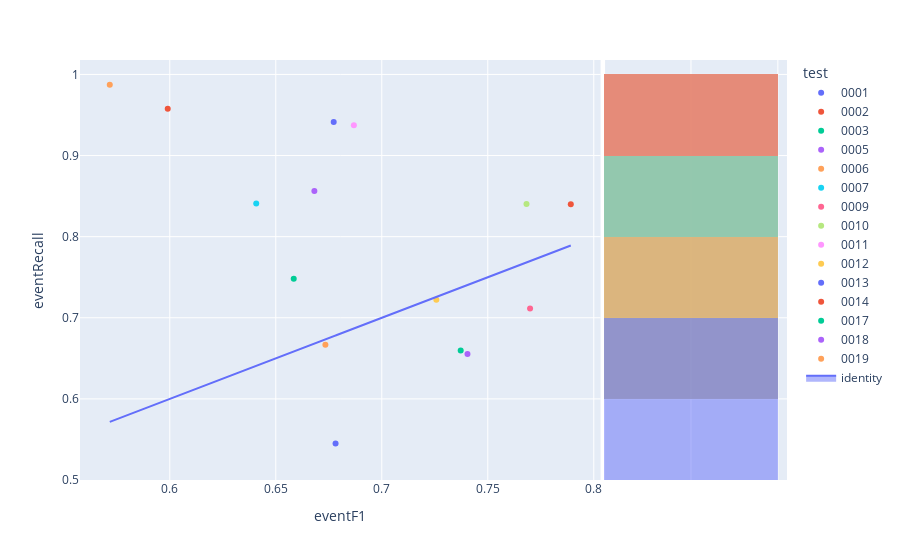

Write notebook code for a chart like this one.
### Code cell
fig=px.scatter(experimentModels,x='eventF1',y='eventRecall',color='test',hover_name='modelId', marginal_y="histogram")
fig.add_trace(
    go.Scatter(x=experimentModels['eventF1'], y=experimentModels['eventF1'], name="identity", mode='lines',fill="toself")
)
fig.show()

### Figure 1 — Plotly figure (JSON) as saved in the notebook; plotly's stock layout.template omitted (floating-point values rounded to 4 significant figures)
{"data": [{"hovertemplate": "<b>%{hovertext}</b><br><br>test=0001<br>eventF1=%{x}<br>eventRecall=%{y}<extra></extra>", "hovertext": ["d51d037b-304a-48df-970e-58aac592ac87"], "legendgroup": "0001", "marker": {"color": "#636efa", "symbol": "circle"}, "mode": "markers", "name": "0001", "orientation": "v", "showlegend": true, "type": "scatter", "x": [0.6782], "xaxis": "x", "y": [0.545], "yaxis": "y"}, {"alignmentgroup": "True", "bingroup": "y", "hovertemplate": "test=0001<br>eventRecall=%{y}<br>count=%{x}<extra></extra>", "legendgroup": "0001", "marker": {"color": "#636efa"}, "name": "0001", "offsetgroup": "0001", "opacity": 0.5, "showlegend": false, "type": "histogram", "xaxis": "x2", "y": [0.545], "yaxis": "y2"}, {"hovertemplate": "<b>%{hovertext}</b><br><br>test=0002<br>eventF1=%{x}<br>eventRecall=%{y}<extra></extra>", "hovertext": ["50ebd176-f601-4f02-bcd5-e0c07a362a35"], "legendgroup": "0002", "marker": {"color": "#EF553B", "symbol": "circle"}, "mode": "markers", "name": "0002", "orientation": "v", "showlegend": true, "type": "scatter", "x": [0.7891], "xaxis": "x", "y": [0.8399], "yaxis": "y"}, {"alignmentgroup": "True", "bingroup": "y", "hovertemplate": "test=0002<br>eventRecall=%{y}<br>count=%{x}<extra></extra>", "legendgroup": "0002", "marker": {"color": "#EF553B"}, "name": "0002", "offsetgroup": "0002", "opacity": 0.5, "showlegend": false, "type": "histogram", "xaxis": "x2", "y": [0.8399], "yaxis": "y2"}, {"hovertemplate": "<b>%{hovertext}</b><br><br>test=0003<br>eventF1=%{x}<br>eventRecall=%{y}<extra></extra>", "hovertext": ["ad0e1cc1-5a53-45b1-b13e-ca760e58c787"], "legendgroup": "0003", "marker": {"color": "#00cc96", "symbol": "circle"}, "mode": "markers", "name": "0003", "orientation": "v", "showlegend": true, "type": "scatter", "x": [0.6585], "xaxis": "x", "y": [0.7483], "yaxis": "y"}, {"alignmentgroup": "True", "bingroup": "y", "hovertemplate": "test=0003<br>eventRecall=%{y}<br>count=%{x}<extra></extra>", "legendgroup": "0003", "marker": {"color": "#00cc96"}, "name": "0003", "offsetgroup": "0003", "opacity": 0.5, "showlegend": false, "type": "histogram", "xaxis": "x2", "y": [0.7483], "yaxis": "y2"}, {"hovertemplate": "<b>%{hovertext}</b><br><br>test=0005<br>eventF1=%{x}<br>eventRecall=%{y}<extra></extra>", "hovertext": ["953522b6-a687-4555-b7bd-64e50323f539"], "legendgroup": "0005", "marker": {"color": "#ab63fa", "symbol": "circle"}, "mode": "markers", "name": "0005", "orientation": "v", "showlegend": true, "type": "scatter", "x": [0.6682], "xaxis": "x", "y": [0.8563], "yaxis": "y"}, {"alignmentgroup": "True", "bingroup": "y", "hovertemplate": "test=0005<br>eventRecall=%{y}<br>count=%{x}<extra></extra>", "legendgroup": "0005", "marker": {"color": "#ab63fa"}, "name": "0005", "offsetgroup": "0005", "opacity": 0.5, "showlegend": false, "type": "histogram", "xaxis": "x2", "y": [0.8563], "yaxis": "y2"}, {"hovertemplate": "<b>%{hovertext}</b><br><br>test=0006<br>eventF1=%{x}<br>eventRecall=%{y}<extra></extra>", "hovertext": ["fdff7a52-c874-434c-b79a-4652e6521b61"], "legendgroup": "0006", "marker": {"color": "#FFA15A", "symbol": "circle"}, "mode": "markers", "name": "0006", "orientation": "v", "showlegend": true, "type": "scatter", "x": [0.6734], "xaxis": "x", "y": [0.6667], "yaxis": "y"}, {"alignmentgroup": "True", "bingroup": "y", "hovertemplate": "test=0006<br>eventRecall=%{y}<br>count=%{x}<extra></extra>", "legendgroup": "0006", "marker": {"color": "#FFA15A"}, "name": "0006", "offsetgroup": "0006", "opacity": 0.5, "showlegend": false, "type": "histogram", "xaxis": "x2", "y": [0.6667], "yaxis": "y2"}, {"hovertemplate": "<b>%{hovertext}</b><br><br>test=0007<br>eventF1=%{x}<br>eventRecall=%{y}<extra></extra>", "hovertext": ["a99170bc-4dc5-4b27-84df-f565c6f142c5"], "legendgroup": "0007", "marker": {"color": "#19d3f3", "symbol": "circle"}, "mode": "markers", "name": "0007", "orientation": "v", "showlegend": true, "type": "scatter", "x": [0.6408], "xaxis": "x", "y": [0.841], "yaxis": "y"}, {"alignmentgroup": "True", "bingroup": "y", "hovertemplate": "test=0007<br>eventRecall=%{y}<br>count=%{x}<extra></extra>", "legendgroup": "0007", "marker": {"color": "#19d3f3"}, "name": "0007", "offsetgroup": "0007", "opacity": 0.5, "showlegend": false, "type": "histogram", "xaxis": "x2", "y": [0.841], "yaxis": "y2"}, {"hovertemplate": "<b>%{hovertext}</b><br><br>test=0009<br>eventF1=%{x}<br>eventRecall=%{y}<extra></extra>", "hovertext": ["d4f86014-a983-4a56-940a-a53396539084"], "legendgroup": "0009", "marker": {"color": "#FF6692", "symbol": "circle"}, "mode": "markers", "name": "0009", "orientation": "v", "showlegend": true, "type": "scatter", "x": [0.7699], "xaxis": "x", "y": [0.7113], "yaxis": "y"}, {"alignmentgroup": "True", "bingroup": "y", "hovertemplate": "test=0009<br>eventRecall=%{y}<br>count=%{x}<extra></extra>", "legendgroup": "0009", "marker": {"color": "#FF6692"}, "name": "0009", "offsetgroup": "0009", "opacity": 0.5, "showlegend": false, "type": "histogram", "xaxis": "x2", "y": [0.7113], "yaxis": "y2"}, {"hovertemplate": "<b>%{hovertext}</b><br><br>test=0010<br>eventF1=%{x}<br>eventRecall=%{y}<extra></extra>", "hovertext": ["b9ba925c-8862-41ae-85ac-87efe667dc99"], "legendgroup": "0010", "marker": {"color": "#B6E880", "symbol": "circle"}, "mode": "markers", "name": "0010", "orientation": "v", "showlegend": true, "type": "scatter", "x": [0.7683], "xaxis": "x", "y": [0.8403], "yaxis": "y"}, {"alignmentgroup": "True", "bingroup": "y", "hovertemplate": "test=0010<br>eventRecall=%{y}<br>count=%{x}<extra></extra>", "legendgroup": "0010", "marker": {"color": "#B6E880"}, "name": "0010", "offsetgroup": "0010", "opacity": 0.5, "showlegend": false, "type": "histogram", "xaxis": "x2", "y": [0.8403], "yaxis": "y2"}, {"hovertemplate": "<b>%{hovertext}</b><br><br>test=0011<br>eventF1=%{x}<br>eventRecall=%{y}<extra></extra>", "hovertext": ["9a796814-2401-4dbb-811c-695c7c0888bb"], "legendgroup": "0011", "marker": {"color": "#FF97FF", "symbol": "circle"}, "mode": "markers", "name": "0011", "orientation": "v", "showlegend": true, "type": "scatter", "x": [0.6868], "xaxis": "x", "y": [0.9373], "yaxis": "y"}, {"alignmentgroup": "True", "bingroup": "y", "hovertemplate": "test=0011<br>eventRecall=%{y}<br>count=%{x}<extra></extra>", "legendgroup": "0011", "marker": {"color": "#FF97FF"}, "name": "0011", "offsetgroup": "0011", "opacity": 0.5, "showlegend": false, "type": "histogram", "xaxis": "x2", "y": [0.9373], "yaxis": "y2"}, {"hovertemplate": "<b>%{hovertext}</b><br><br>test=0012<br>eventF1=%{x}<br>eventRecall=%{y}<extra></extra>", "hovertext": ["3be685c1-02ea-4a2f-8478-ca265ccc3196"], "legendgroup": "0012", "marker": {"color": "#FECB52", "symbol": "circle"}, "mode": "markers", "name": "0012", "orientation": "v", "showlegend": true, "type": "scatter", "x": [0.7257], "xaxis": "x", "y": [0.7221], "yaxis": "y"}, {"alignmentgroup": "True", "bingroup": "y", "hovertemplate": "test=0012<br>eventRecall=%{y}<br>count=%{x}<extra></extra>", "legendgroup": "0012", "marker": {"color": "#FECB52"}, "name": "0012", "offsetgroup": "0012", "opacity": 0.5, "showlegend": false, "type": "histogram", "xaxis": "x2", "y": [0.7221], "yaxis": "y2"}, {"hovertemplate": "<b>%{hovertext}</b><br><br>test=0013<br>eventF1=%{x}<br>eventRecall=%{y}<extra></extra>", "hovertext": ["016159f4-e171-4f6e-a510-0e5e140f8929"], "legendgroup": "0013", "marker": {"color": "#636efa", "symbol": "circle"}, "mode": "markers", "name": "0013", "orientation": "v", "showlegend": true, "type": "scatter", "x": [0.6773], "xaxis": "x", "y": [0.9413], "yaxis": "y"}, {"alignmentgroup": "True", "bingroup": "y", "hovertemplate": "test=0013<br>eventRecall=%{y}<br>count=%{x}<extra></extra>", "legendgroup": "0013", "marker": {"color": "#636efa"}, "name": "0013", "offsetgroup": "0013", "opacity": 0.5, "showlegend": false, "type": "histogram", "xaxis": "x2", "y": [0.9413], "yaxis": "y2"}, {"hovertemplate": "<b>%{hovertext}</b><br><br>test=0014<br>eventF1=%{x}<br>eventRecall=%{y}<extra></extra>", "hovertext": ["da40a91f-c09e-4752-899f-0d848fc48c20"], "legendgroup": "0014", "marker": {"color": "#EF553B", "symbol": "circle"}, "mode": "markers", "name": "0014", "orientation": "v", "showlegend": true, "type": "scatter", "x": [0.599], "xaxis": "x", "y": [0.9579], "yaxis": "y"}, {"alignmentgroup": "True", "bingroup": "y", "hovertemplate": "test=0014<br>eventRecall=%{y}<br>count=%{x}<extra></extra>", "legendgroup": "0014", "marker": {"color": "#EF553B"}, "name": "0014", "offsetgroup": "0014", "opacity": 0.5, "showlegend": false, "type": "histogram", "xaxis": "x2", "y": [0.9579], "yaxis": "y2"}, {"hovertemplate": "<b>%{hovertext}</b><br><br>test=0017<br>eventF1=%{x}<br>eventRecall=%{y}<extra></extra>", "hovertext": ["c30b34f2-52b8-47af-9309-81c72f52ea3d"], "legendgroup": "0017", "marker": {"color": "#00cc96", "symbol": "circle"}, "mode": "markers", "name": "0017", "orientation": "v", "showlegend": true, "type": "scatter", "x": [0.7372], "xaxis": "x", "y": [0.6596], "yaxis": "y"}, {"alignmentgroup": "True", "bingroup": "y", "hovertemplate": "test=0017<br>eventRecall=%{y}<br>count=%{x}<extra></extra>", "legendgroup": "0017", "marker": {"color": "#00cc96"}, "name": "0017", "offsetgroup": "0017", "opacity": 0.5, "showlegend": false, "type": "histogram", "xaxis": "x2", "y": [0.6596], "yaxis": "y2"}, {"hovertemplate": "<b>%{hovertext}</b><br><br>test=0018<br>eventF1=%{x}<br>eventRecall=%{y}<extra></extra>", "hovertext": ["63920ef1-b7bd-453c-af1b-c87e2c3f9ad0"], "legendgroup": "0018", "marker": {"color": "#ab63fa", "symbol": "circle"}, "mode": "markers", "name": "0018", "orientation": "v", "showlegend": true, "type": "scatter", "x": [0.7404], "xaxis": "x", "y": [0.6555], "yaxis": "y"}, {"alignmentgroup": "True", "bingroup": "y", "hovertemplate": "test=0018<br>eventRecall=%{y}<br>count=%{x}<extra></extra>", "legendgroup": "0018", "marker": {"color": "#ab63fa"}, "name": "0018", "offsetgroup": "0018", "opacity": 0.5, "showlegend": false, "type": "histogram", "xaxis": "x2", "y": [0.6555], "yaxis": "y2"}, {"hovertemplate": "<b>%{hovertext}</b><br><br>test=0019<br>eventF1=%{x}<br>eventRecall=%{y}<extra></extra>", "hovertext": ["73a45ddb-cbce-44c1-8ed8-007d5677989f"], "legendgroup": "0019", "marker": {"color": "#FFA15A", "symbol": "circle"}, "mode": "markers", "name": "0019", "orientation": "v", "showlegend": true, "type": "scatter", "x": [0.5717], "xaxis": "x", "y": [0.9873], "yaxis": "y"}, {"alignmentgroup": "True", "bingroup": "y", "hovertemplate": "test=0019<br>eventRecall=%{y}<br>count=%{x}<extra></extra>", "legendgroup": "0019", "marker": {"color": "#FFA15A"}, "name": "0019", "offsetgroup": "0019", "opacity": 0.5, "showlegend": false, "type": "histogram", "xaxis": "x2", "y": [0.9873], "yaxis": "y2"}, {"fill": "toself", "mode": "lines", "name": "identity", "type": "scatter", "x": [0.6782, 0.7891, 0.6585, 0.6682, 0.6734, 0.6408, 0.7699, 0.7683, 0.6868, 0.7257, 0.6773, 0.599, 0.7372, 0.7404, 0.5717], "y": [0.6782, 0.7891, 0.6585, 0.6682, 0.6734, 0.6408, 0.7699, 0.7683, 0.6868, 0.7257, 0.6773, 0.599, 0.7372, 0.7404, 0.5717]}], "layout": {"barmode": "overlay", "legend": {"title": {"text": "test"}, "tracegroupgap": 0}, "margin": {"t": 60}, "xaxis": {"anchor": "y", "domain": [0, 0.7363], "title": {"text": "eventF1"}}, "xaxis2": {"anchor": "y2", "domain": [0.7413, 1], "matches": "x2", "showgrid": true, "showline": false, "showticklabels": false, "ticks": ""}, "yaxis": {"anchor": "x", "domain": [0, 1], "title": {"text": "eventRecall"}}, "yaxis2": {"anchor": "x2", "domain": [0, 1], "matches": "y", "showgrid": true, "showticklabels": false}}}
